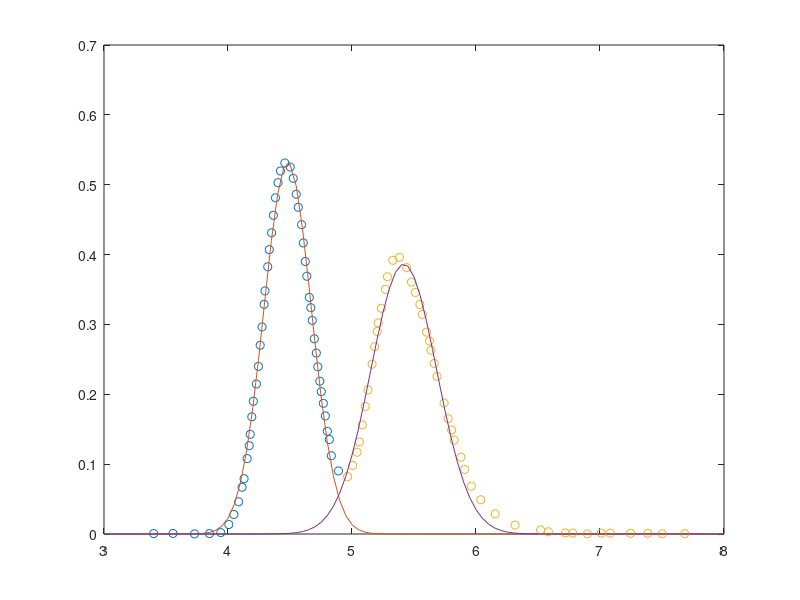

The MATLAB script that drew this image:
function gaussPeakFit(xy, peakSplit, a, b, c)
% GAUSSPEAKFIT  Fits a gaussian curve to the data provided. Works for any
% number of peaks.
%
% Gaussian function : f(x) = a * exp( -(x-b)^2 / (2*c^2) ) where,
% a is the max height of the peak,
% b is the position of the center of the peak (mean), and
% c controls the width of the peak (standard deviation)
% 
% INPUTS
% ======
% xy : matrix in the [x y] format containing x, y data points
% 
% peakSplit : vector containing the x points around which the data is
% separated into ist respective peaks. For 2 peaks, peakSplit must contain
% 1 element. To fit a single peak peakSplit must be an empty vector.
%
% a : vector cointainig the initial estimations for the max height of the
% peak (a) for each peak.
%
% b : vector cointainig the initial estimations for the mean of the peak 
% (b) for each peak.
%
% c : vector cointainig the initial estimations for the standard deviation 
% of the peak (c) for each peak. Note: a good way to provide a estimate for
% c is to give the value of peak width at the baseline divided by 6.
%
% OUTPUTS
% =======
% Exitflag : optimization status. If exitflag = 1, optimization converged
%
% Peak height (a),  Peak mean (b), and Peak standard deviation (c) : optimizaed
% parameters
%
% R : correlation coefficient calculated using Matlab corrcoef function
%
% AARD : absolute average relative deviation
%
% A : Area under peak calculated using Matlab trapz function
%
% Figure containing the original and fited data


%% Default arguments (Example)
if nargin == 0
    peakSplit = [4.9];    % x point around which data is split for the peaks
    a = [1 1];           % max height of the peak
    b = [4.5 5.5];         % position of the center of the peak (mean)
    c = [0.5 0.5];         % standard deviation (width of the peak)

    % Peak data points (matrix in the [x y] format)
    xy = [3.400862695	0.000621997
    3.556320916	0.000770183
    3.730181839	0.000121869
    3.850869582	0.000603344
    3.941791752	0.001993669
    4.006435059	0.013544969
    4.047465804	0.027979439
    4.085800072	0.046092345
    4.113247889	0.066926177
    4.129714733	0.079206249
    4.154501394	0.107931563
    4.171020316	0.126423484
    4.179338628	0.142689194
    4.1918213	0.167708429
    4.204281423	0.190038086
    4.229034169	0.214717919
    4.245609834	0.239978242
    4.259499693	0.270189692
    4.274720013	0.296441438
    4.291354831	0.328757416
    4.298334058	0.347954171
    4.320442784	0.382569505
    4.332920804	0.407033897
    4.351532463	0.431161879
    4.366060997	0.456225998
    4.382634941	0.481280855
    4.403271092	0.502904633
    4.422863894	0.519646799
    4.458171398	0.531125828
    4.501642088	0.525286441
    4.526052464	0.509128451
    4.550407652	0.486387578
    4.56661501	0.467716124
    4.59324601	0.442825607
    4.607096851	0.416677396
    4.623238413	0.390157775
    4.635333725	0.368972856
    4.655534891	0.338711535
    4.667683792	0.323918569
    4.67980462	0.305777165
    4.695947558	0.279421689
    4.712140638	0.259047234
    4.724248422	0.239349876
    4.740439525	0.218739463
    4.752587073	0.203785201
    4.768810199	0.186994571
    4.785023606	0.169044669
    4.801203069	0.147045866
    4.817467823	0.135220612
    4.83363705	0.112000983
    4.890728916	0.090320894
    4.964297835	0.082138625
    5.005342193	0.098196874
    5.040955612	0.117081108
    5.058807016	0.131854364
    5.083555672	0.156046465
    5.106960837	0.182643978
    5.128976478	0.206156179
    5.162013166	0.243002094
    5.182678235	0.26807519
    5.203316728	0.289978242
    5.211601626	0.302258314
    5.236322462	0.323132042
    5.269277022	0.350181713
    5.285792432	0.368254723
    5.328652998	0.39181974
    5.382592094	0.39602649
    5.441358785	0.381300803
    5.480049838	0.360642515
    5.511971302	0.345793123
    5.54728124	0.328478142
    5.567617032	0.31427507
    5.601495748	0.288901043
    5.62457257	0.276333718
    5.636734108	0.26304826
    5.663008959	0.24415011
    5.685511212	0.225525818
    5.742465745	0.187464777
    5.775006893	0.165202659
    5.803506737	0.148865136
    5.823841191	0.134502479
    5.878181525	0.109933775
    5.908034763	0.092372018
    5.962380386	0.068434256
    6.038636529	0.049006623
    6.15416043	0.028697572
    6.314992975	0.012803532
    6.521171177	0.005739514
    6.583660977	0.003149451
    6.721103882	0.001504274
    6.780012519	0.00134013
    6.898641279	0.000211635
    7.010470242	0.001288834
    7.0827441	0.001288834
    7.246380684	0.001009561
    7.385473101	0.000929768
    7.502352887	0.000314226
    7.683086881	0.000391168]; 
end


%% CALCULATIONS
% Data treatment
Npeaks = length(peakSplit)+1; % number of peaks 

if Npeaks == 1
    data.x{1} = xy(:,1);
    data.y{1} = xy(:,2);
else
    % If there are more than one peak, split data points acording to respective peaks using peakSplit input
    n=0;
    for i = 1:length(peakSplit)
        for j = 1:length(xy(:,1))
            if xy(n+j,1) < peakSplit(i)
                data.x{i}(j,1) = xy(n+j,1);
                data.y{i}(j,1) = xy(n+j,2);
            else
                n=n+j-1;
                break
            end
        end
    end
    data.x{i+1} = xy(n+1:end,1);
    data.y{i+1} = xy(n+1:end,2);
end

% Parameter optimization using fminsearch
for i = 1:Npeaks
    
    parameters = [a(i) b(i) c(i)];
    options = optimset('PlotFcns',@optimplotfval);
    [parameters, fval, exitflag] = fminsearch(@fobj, parameters, options, [data.x{i} data.y{i}]);

    % Calculate Gaussian curve using optimized parameters
    x = floor(min(xy(:,1))):(ceil(max(xy(:,1)))-floor(min(xy(:,1))))/100:ceil(max(xy(:,1))); x = x';
    aOpt = parameters(1);
    bOpt = parameters(2);
    cOpt = parameters(3);
    y = aOpt .* exp( -(x-bOpt).^2 ./ (2*cOpt.^2) );

    % Calculate quality of fit statistics
    yCalc = aOpt .* exp( -(data.x{i}-bOpt).^2 ./ (2*cOpt.^2) );
    AARD = sum(abs(data.y{i}-yCalc)./data.y{i})/length(data.y{i});
    [R,P] = corrcoef(data.y{i},yCalc);

    % Calculate are under curve (integral)
    Area = trapz(yCalc);

    % Plot data
    figure(100)
    plot(data.x{i}, data.y{i}, 'o', x, y, '-')
    hold on

    % Output results
    fprintf('Optimized parameters for peak %i: \nExitflag = %i \nPeak height (a) = %.4f \nPeak mean (b) = %.4f \nPeak standard deviation (c) = %.4f \n\n', i, exitflag, aOpt, bOpt, cOpt)
    fprintf('Fit quality for peak %i: \nCorrelation coefficient (R) = %.4f , for a p-value of %.4f \nAARD = %.4f \n\n', i, R(1,2), P(1,2), AARD)
    fprintf('Area under peak %i (A) = %.4f \n\n', i, Area)
    if i ~= Npeaks
        fprintf('----- \n\n')
    end

end
hold off


%% Objective funtion
function f = fobj(parameters, data)

xExp = data(:,1);
yExp = data(:,2);

a = parameters(1);
b = parameters(2);
c = parameters(3);
yCalc = a .* exp( -(xExp-b).^2 ./ (2*c.^2) );

% Objective function for parameter optimization (Least-Squares)
f = sum( (yExp-yCalc).^2 );
